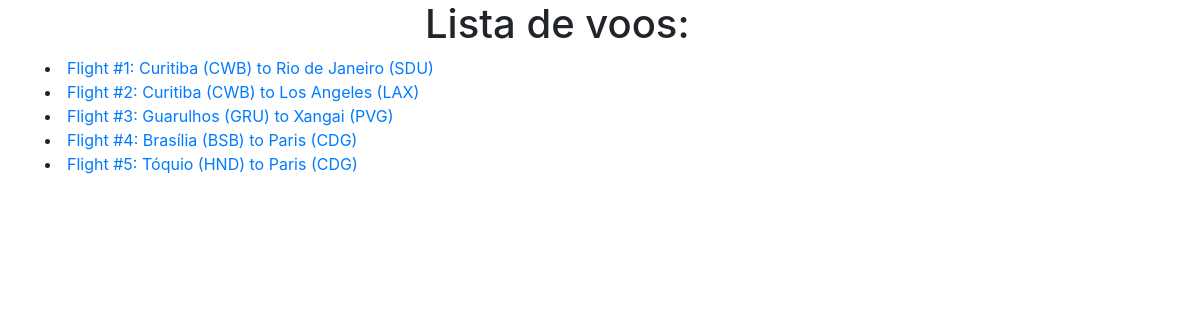
The page / on the database its author committed.
### flights/models.py (models this page shows, shortened)
class Flights(models.Model):
    origin = models.ForeignKey(Airport, on_delete=models.CASCADE, related_name="departures")
    destination = models.ForeignKey(Airport, on_delete=models.CASCADE, related_name="arrivals")
    stop = models.ForeignKey(Airport,on_delete=models.CASCADE, related_name="stop", default="1")
    duration = models.IntegerField()

class Airport(models.Model):
    code = models.CharField(max_length=3)
    city = models.CharField(max_length=64)
    def __str__(self):
        return f"{self.city} ({self.code})"

### flights/views.py (the view)
# urls.py: path("", views.index, name="index"),
def index(request):
    context = {
        "flights": Flights.objects.all()
    }
    return render(request, "flights/index.html", context)

### flights/templates/flights/index.html (shortened to what this page needs)
{% extends "flights/base.html" %}
{% block body %}
    <div class="container">
        <div class="row align-items-start">
          <div class="col">
            <h1>Lista de voos:</h1>
          </div>
        </div>
        <div class="row align-items-center">
          <div class="col">
            {% for flight in flights %}
                <li>
                    <a href="{% url 'flight' flight.id %}">
                        Flight #{{ flight.id }}: {{ flight.origin }} to {{ flight.destination }}
                    </a>
                </li>
            {% endfor %}
          </div>
        </div>
{% endblock %}

### flights/templates/flights/base.html (shortened to what this page needs)
{% load static %}
<!DOCTYPE html>
<html>
    <head>
        <link rel="stylesheet" href="https://stackpath.bootstrapcdn.com/bootstrap/4.5.0/css/bootstrap.min.css">
    </head>
    <body>
        {% block body %}
        {% endblock %}
    </body>
</html>

### rows shown on the page
Flights: id "1", origin "Curitiba (CWB)", destination "Rio de Janeiro (SDU)"
Flights: id "2", origin "Curitiba (CWB)", destination "Los Angeles (LAX)"
Flights: id "3", origin "Guarulhos (GRU)", destination "Xangai (PVG)"
Flights: id "4", origin "Brasília (BSB)", destination "Paris (CDG)"
Flights: id "5", origin "Tóquio (HND)", destination "Paris (CDG)"
